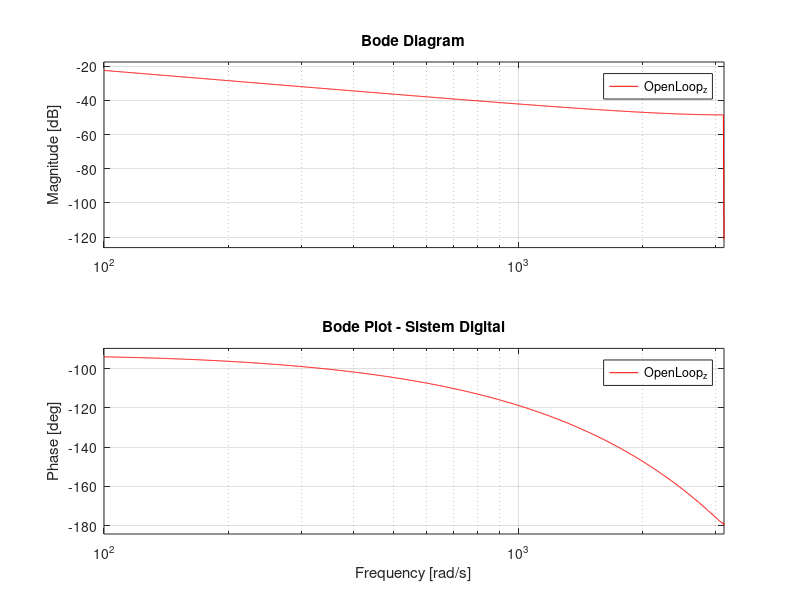
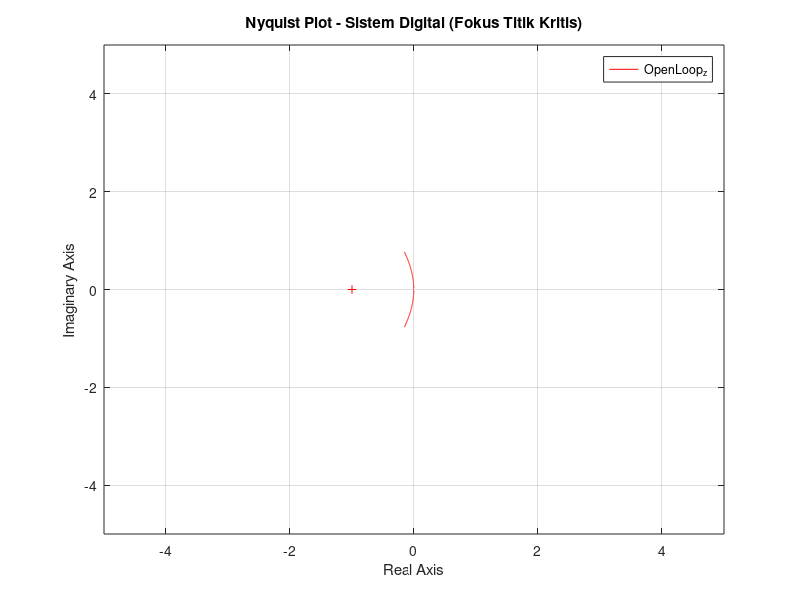
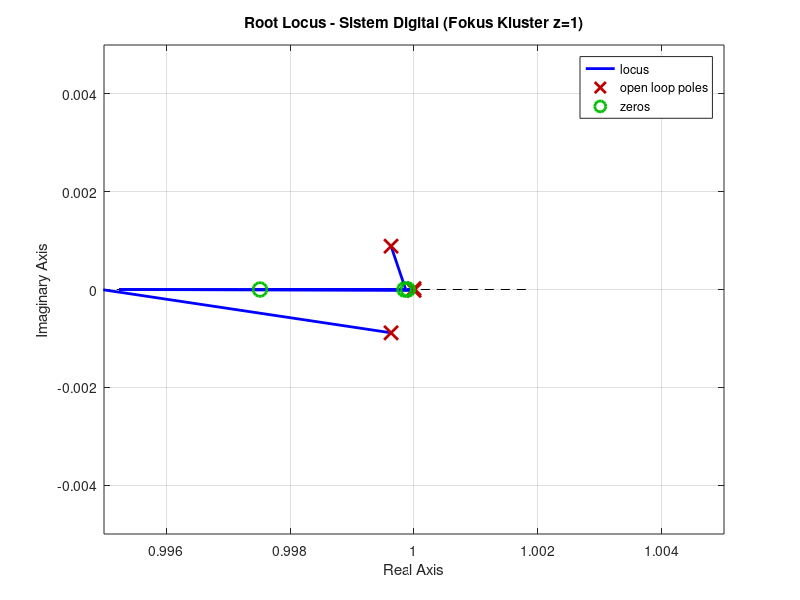

The MATLAB source for these figures, in order:
% ==========================================
% KODE PERBAIKAN PLOT SISTEM DIGITAL
% ==========================================
Ts = 0.001;
num_p = [1.151 0.1774];
den_p = [1 0.739 0.921 0];

% 1. PERBAIKAN BODE: Gunakan format ZPK (Zero-Pole-Gain) 
% Ini mencegah error numerik "lonjakan aneh" di frekuensi rendah
Gp_s = zpk(tf(num_p, den_p)); 
Kp = 17; 
Ki = 1.6343; 
Kd = 6.5713;
C_s = zpk(pid(Kp, Ki, Kd));

% 2. Diskritisasi
Gp_z = c2d(Gp_s, Ts, 'zoh');
C_z  = c2d(C_s,  Ts, 'tustin');

% 3. Open-loop digital
OpenLoop_z = C_z * Gp_z;

% ==========================================
% PLOTTING YANG SUDAH DISESUAIKAN (ZOOMING)
% ==========================================

% --- 1. BODE PLOT ---
figure('Name', 'Bode Plot Digital yang Benar', 'NumberTitle', 'off');
bode(OpenLoop_z, 'r');
title('Bode Plot - Sistem Digital');
grid on;
% Penjelasan: Berkat zpk(), garis merah di frekuensi rendah 
% sekarang akan terus lurus tanpa lonjakan palsu.

% --- 2. NYQUIST PLOT ---
figure('Name', 'Nyquist Plot Digital (Zoomed)', 'NumberTitle', 'off');
nyquist(OpenLoop_z, 'r');
title('Nyquist Plot - Sistem Digital (Fokus Titik Kritis)');
axis([-5 5 -5 5]); % <-- KUNCI PERBAIKAN
grid on;
% Penjelasan: axis() memotong garis yang melesat ke nilai tak terhingga (10^8).
% Sekarang kita bisa melihat bagaimana kurva melingkari area kritis (-1, 0).

% --- 3. ROOT LOCUS ---
figure('Name', 'Root Locus Digital (Zoomed)', 'NumberTitle', 'off');
rlocus(OpenLoop_z);
title('Root Locus - Sistem Digital (Fokus Kluster z=1)');
axis([0.995 1.005 -0.005 0.005]); % <-- KUNCI PERBAIKAN (Zoom Ekstrem)
grid on;
% Penjelasan: Karena Ts = 0.001 sangat kecil, semua dinamika sistem terhimpit di z=1.
% axis() ini melakukan zoom ekstrem 100x lipat tepat di koordinat (1,0) 
% sehingga lengkungan akar sistemnya akhirnya bisa mekar dan terlihat jelas.
